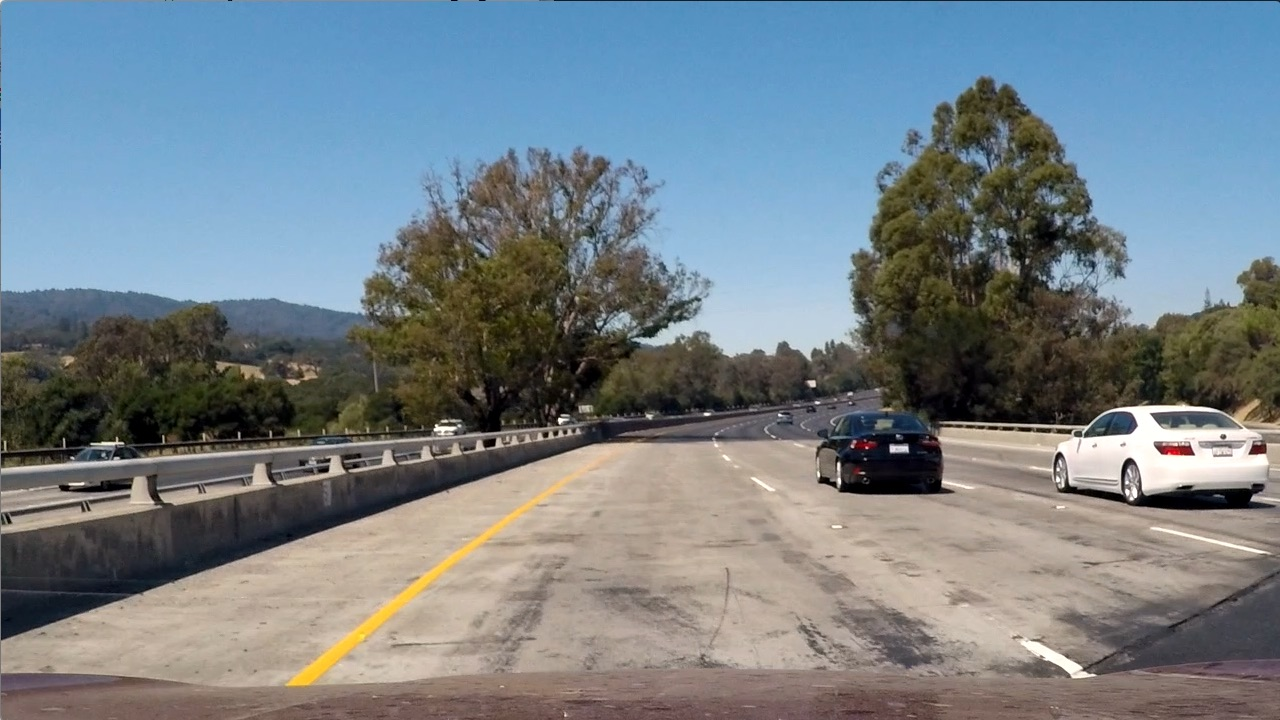
#> input picture test1.jpg, 1280 x 720 px
$ python -i gradiant_all.py   (imports and definitions only)
#> lines starting #> are read from the running program, lines starting #| are printed output that depends on the picture; after the words box and inside, x2 and y2 are one past the last pixel; in counts of white or black regions, pixels touching at a corner belong together
import numpy as np
import cv2 as cv
import matplotlib.pyplot as plt
import matplotlib
import matplotlib.image as mpimg

# [1 line not run here, left out]

def abs_sobel_thresh(img, orient='x',sobel_kernel=3 ,thresh=(0, 255)):
    gray = cv.cvtColor(img, cv.COLOR_BGR2GRAY)
    if orient == 'x':
        _sobel = cv.Sobel(gray, cv.CV_64F, 1, 0, ksize=sobel_kernel)
    else:
        _sobel = cv.Sobel(gray, cv.CV_64F, 0, 1, ksize=sobel_kernel)
    abs_sobel = np.absolute(_sobel)
    scaled_sobel = np.uint8(255*abs_sobel/np.max(abs_sobel))
    s_binary = np.zeros_like(scaled_sobel)
    s_binary[(scaled_sobel>thresh[0])&(scaled_sobel<thresh[1])] = 1
    return s_binary

def mag_thresh(img,sobel_kernel=3 ,thresh_mag=(0,255)):
    gray = cv.cvtColor(img, cv.COLOR_BGR2GRAY)
    x_sobel = cv.Sobel(gray, cv.CV_64F, 1, 0, ksize=sobel_kernel)
    y_sobel = cv.Sobel(gray, cv.CV_64F, 0, 1, ksize=sobel_kernel)
    abs_sobelx = np.absolute(x_sobel)
    abs_sobely = np.absolute(y_sobel)
    magnitude = np.sqrt(np.square(abs_sobelx)+np.square(abs_sobely))
    scaled_magnitude = np.uint8(255*magnitude/np.max(magnitude))
    s_binary = np.zeros_like(scaled_magnitude)
    s_binary[(scaled_magnitude>=thresh_mag[0])&(scaled_magnitude<=thresh_mag[1])] = 1
    return s_binary

def dir_thresh(img,sobel_kernel=3 ,thresh_=(0,np.pi/2)):
    gray = cv.cvtColor(img, cv.COLOR_BGR2GRAY)
    x_sobel = cv.Sobel(gray, cv.CV_64F, 1, 0, ksize=sobel_kernel)
    y_sobel = cv.Sobel(gray, cv.CV_64F, 0, 1, ksize=sobel_kernel)
    abs_sobelx = np.absolute(x_sobel)
    abs_sobely = np.absolute(y_sobel)
    direction = np.arctan2(abs_sobely, abs_sobelx)
    s_binary = np.zeros_like(direction)
    s_binary[(direction>=thresh_[0])&(direction<=thresh_[1])] = 1
    return s_binary

def binarization(img):
    gradx = abs_sobel_thresh(img, 'x', 7, (40, 150))
    grady = abs_sobel_thresh(img, 'y', 7, (40, 150))
    mag_binary = mag_thresh(img, 7, (40, 150))
    dir_binary = dir_thresh(img, 13, (0.8, 1.3))
    combined = np.zeros_like(img)
    combined[((gradx == 1) & (grady == 1)) | ((mag_binary == 1) & (dir_binary == 1))] = 1
    return combined

# [18 lines of commented-out code are left out]

>>> import cv2
>>> picture = cv2.imread('test1.jpg')
#> picture is the input picture: shape (720, 1280, 3); mean B, G, R 135.5, 128.7, 117.5
>>> result = binarization(picture)
#> in binarization, `gradx = abs_sobel_thresh(img, 'x', 7, (40, 150))`:
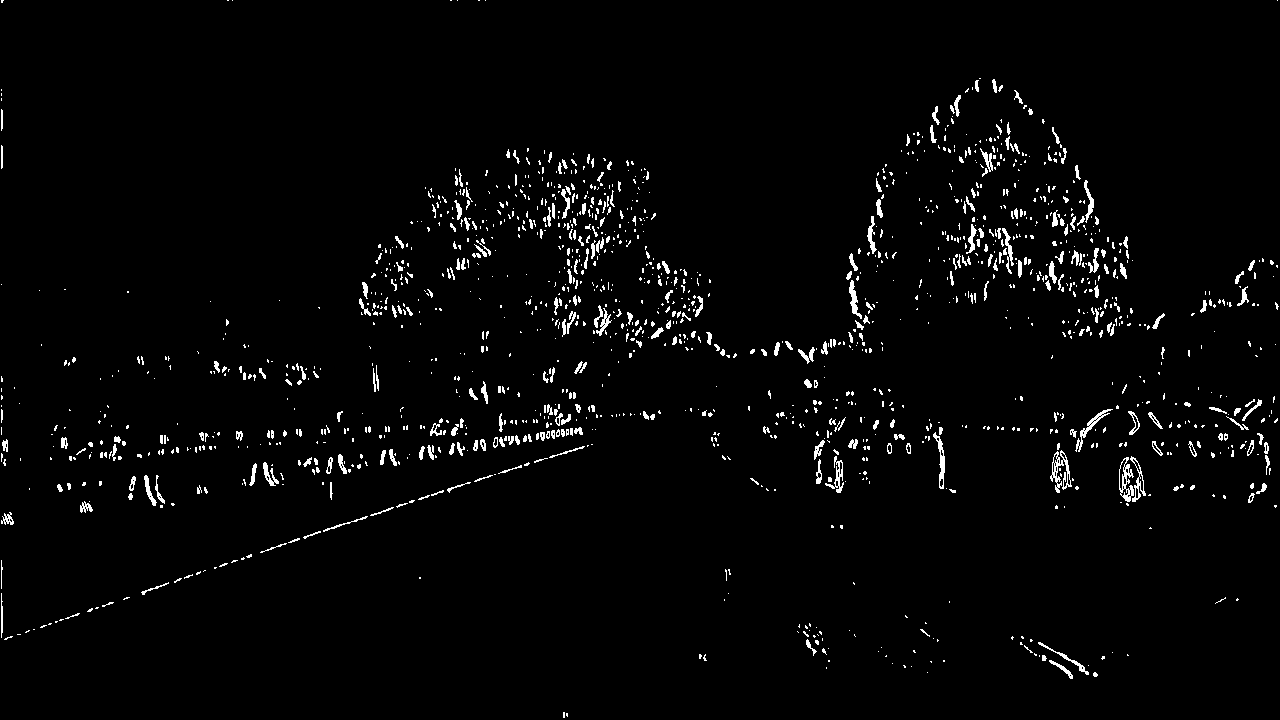
#> gradx: shape (720, 1280); values 0 (black) and 1 (white), 2.5% white in thin lines or dots
#> in dir_thresh, `direction = np.arctan2(abs_sobely, abs_sobelx)`:
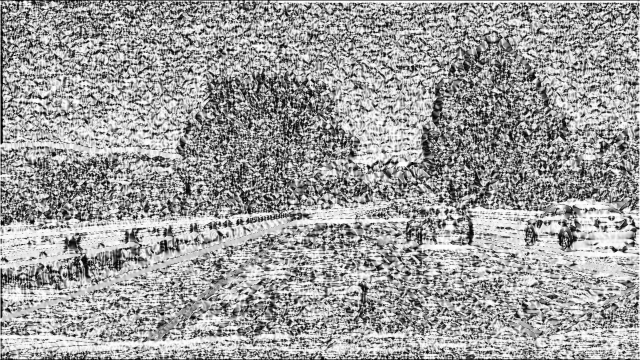
#> direction: shape (720, 1280) float64 (shown at 1/2 size); min 0, max 1.57, mean 0.974; drawn with min black and max white
#> in binarization, `dir_binary = dir_thresh(img, 13, (0.8, 1.3))`:
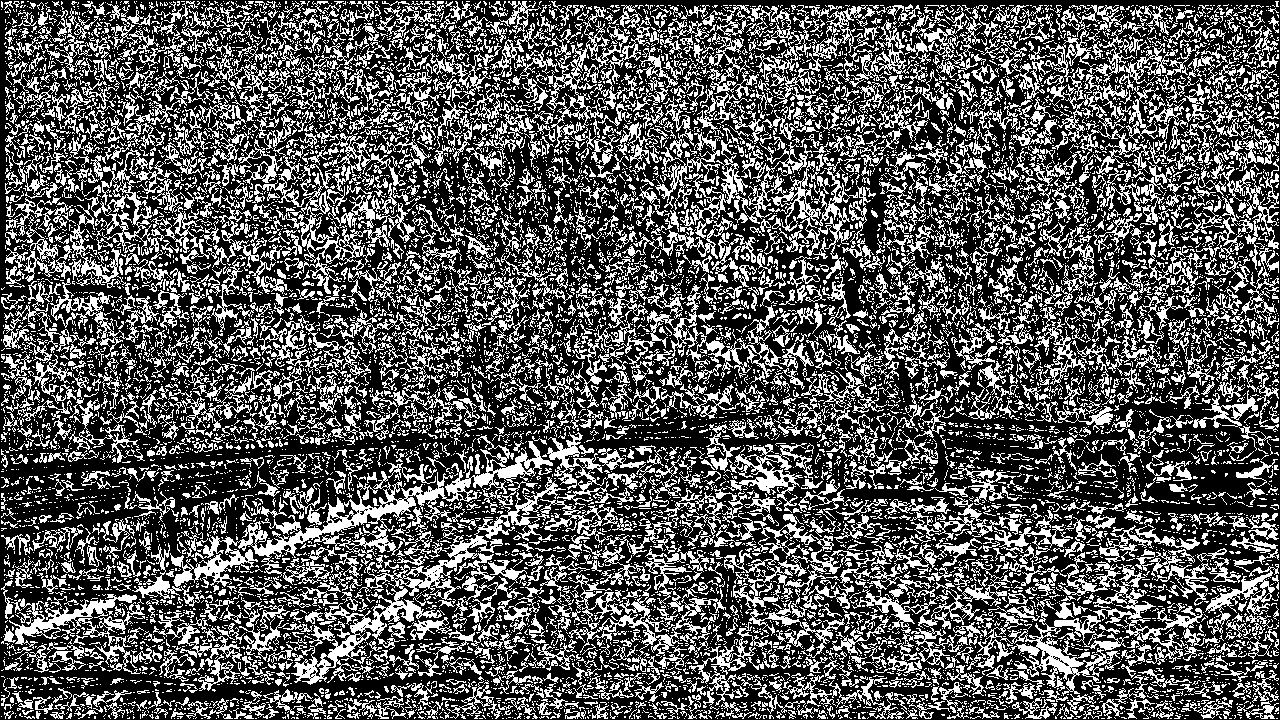
#> dir_binary: shape (720, 1280) float64; values 0 (black) and 1 (white), 34.4% white in thin lines or dots
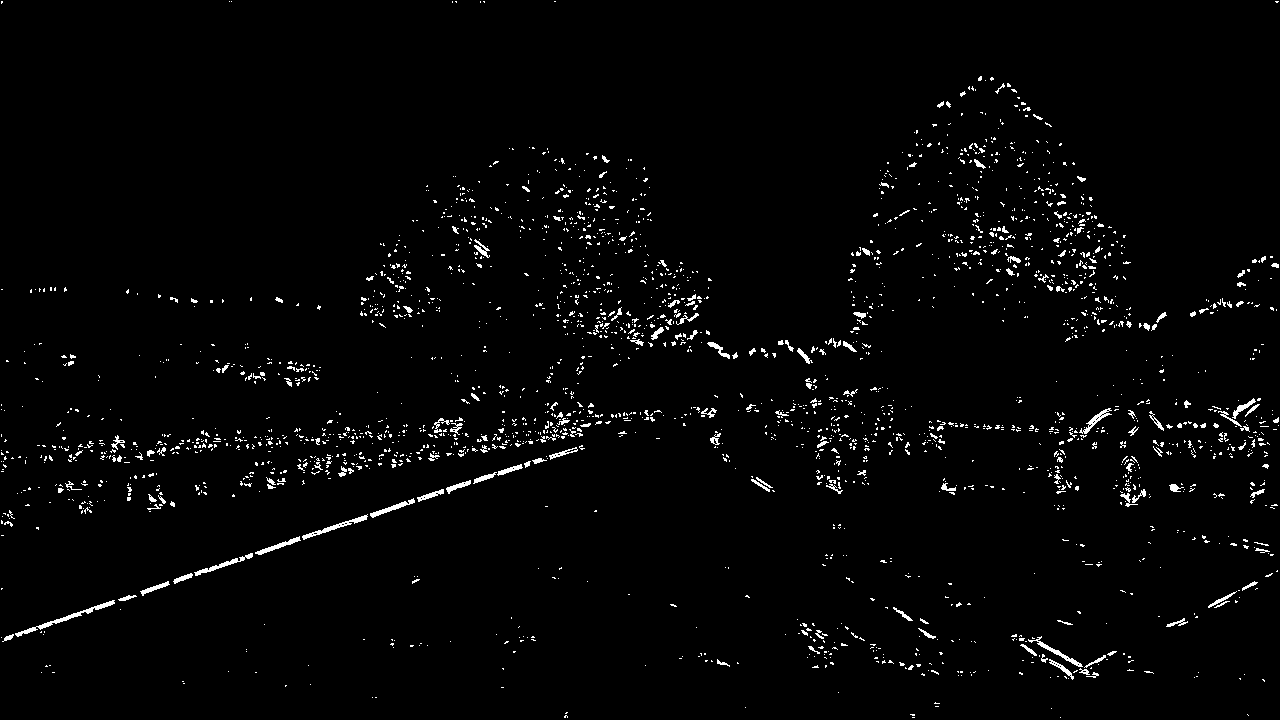
#> result: shape (720, 1280, 3); values 0 (black) and 1 (white), 2.2% white in thin lines or dots

$ run again, on test2.jpg
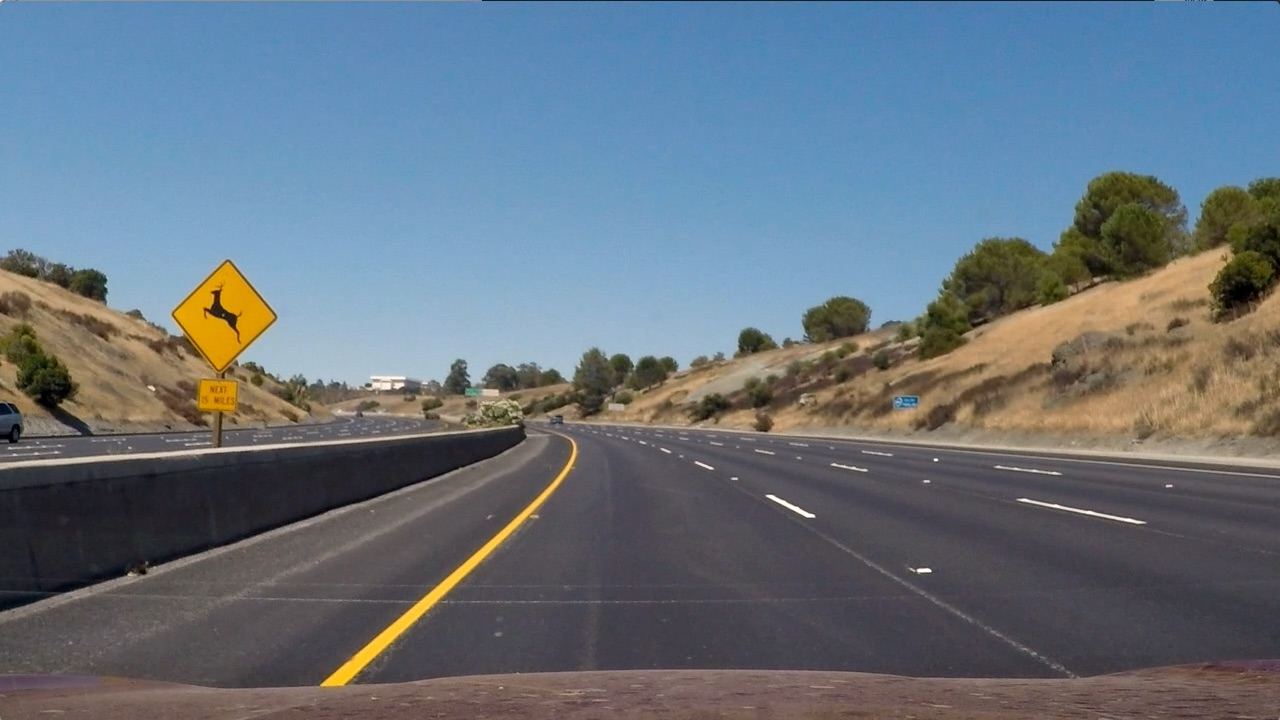
#> input picture test2.jpg, 1280 x 720 px
#> picture is the input picture: shape (720, 1280, 3); mean B, G, R 125.5, 114.6, 102.8
#> in binarization, `gradx = abs_sobel_thresh(img, 'x', 7, (40, 150))`:
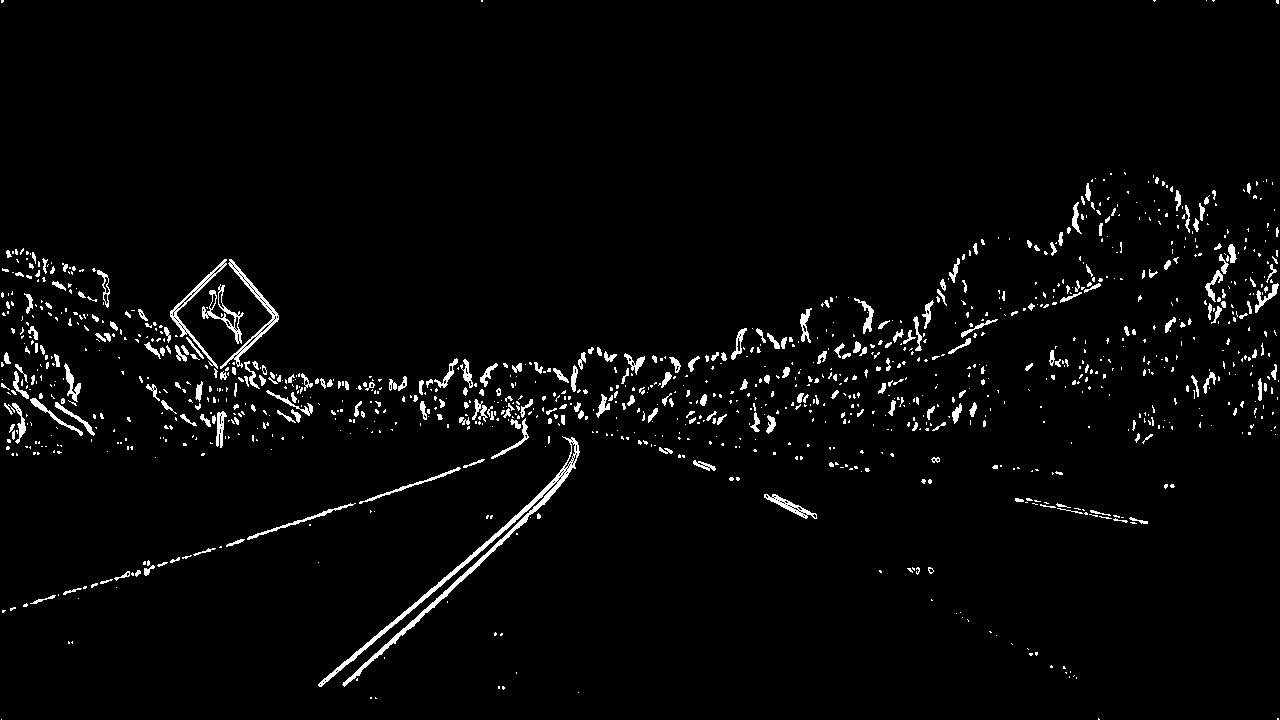
#> gradx: shape (720, 1280); values 0 (black) and 1 (white), 2.8% white; 1162 white regions (873 under 20 px), largest, box (x1, y1, x2, y2) and area: (318, 436, 580, 687) 2964, (220, 259, 279, 369) 764, (170, 259, 227, 369) 622
#> grady: shape (720, 1280); values 0 (black) and 1 (white), 4.8% white; 911 white regions (625 under 20 px), largest, box (x1, y1, x2, y2) and area: (0, 398, 531, 472) 3506, (185, 454, 573, 690) 3043, (562, 422, 1280, 471) 2545
#> mag_binary: shape (720, 1280); values 0 (black) and 1 (white), 6.4% white; 766 white regions (580 under 20 px), largest, box (x1, y1, x2, y2) and area: (0, 176, 1102, 614) 18728, (531, 373, 1280, 479) 5275, (183, 431, 579, 690) 3550
#> dir_binary: shape (720, 1280) float64; values 0 (black) and 1 (white), 35.8% white in thin lines or dots
#> `result = binarization(picture)`:
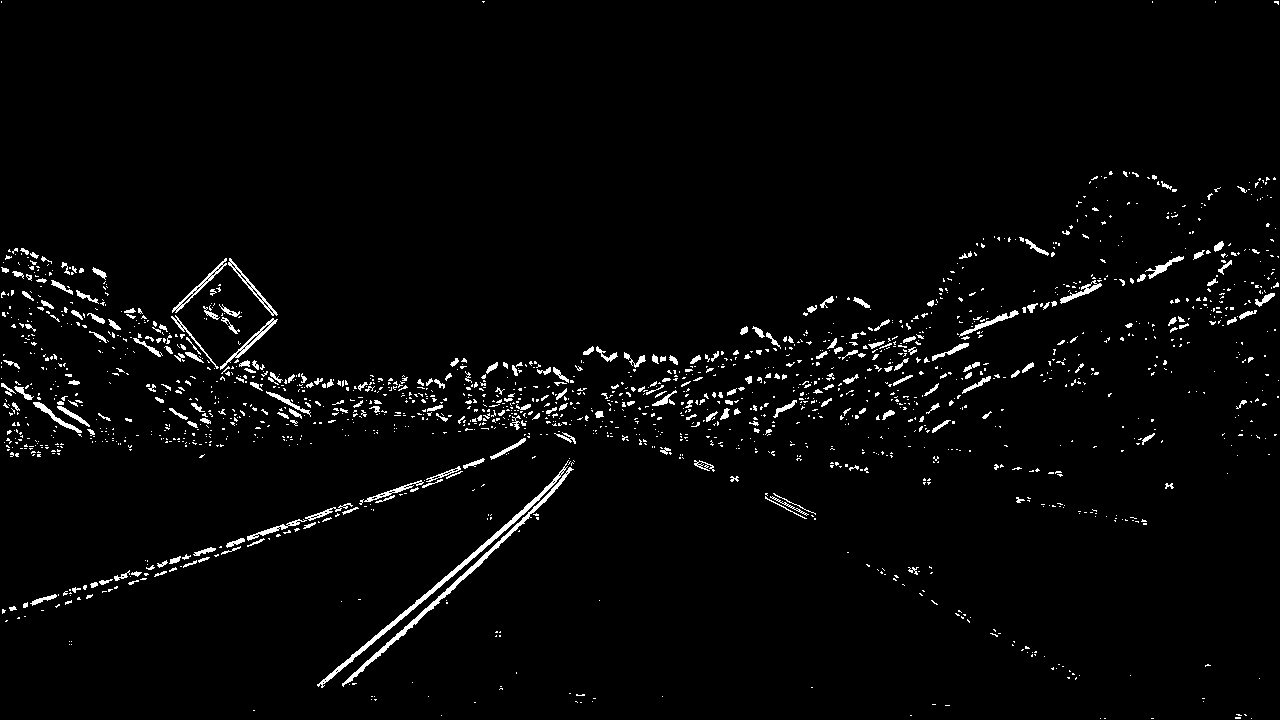
#> result: shape (720, 1280, 3); values 0 (black) and 1 (white), 2.6% white in thin lines or dots
